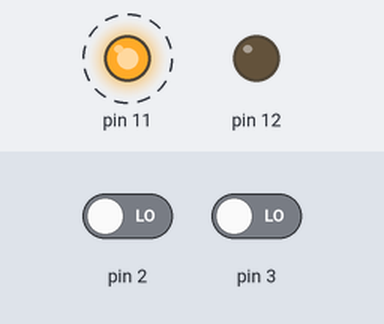
A sketch run on a simulated Arduino Uno, built with avr-gcc and run on an emulated ATmega328P. On the bench: output pins drawn as LEDs (lit = HIGH). Dashed ring = blinking. The inputs (shaded band) are chosen by the test bench; at power-on: pin 2 LOW, pin 3 LOW. What the sketch prints to the serial monitor is not drawn.

Above: at 1.25 s.
1.3 s: pin 2 driven HIGH
Timing chart, 0 to 10.3 s (numbered marks = the images above; inputs shaded):
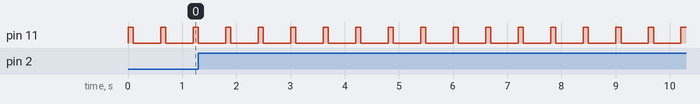

The sketch:

w6s2p2.ino
```cpp
#include <avr/io.h>
#include <avr/interrupt.h>

/*#ifndef F_CPU
#define F_CPU   16000000UL
#endif
*/
#include <util/delay.h>

// Masks for pins 12 and 11
#define PIN12MASK   0b00010000
#define PIN11MASK   0b00001000

// UDRIE mask. Use this to enable/disable
// the UDRE interrupt
#define UDRIEMASK   0b00100000

static volatile char flashWhich=1;
static volatile char buttonVal=1;

char dataRecv, dataSend;

/*
ISR(.. fill in the correct receive interrupt vector ..)
{
  // Write received data to dataRecv
}

ISR(.. fill in the correct UDRE interrupt vector ..)
{
  // Write dataSend to UDR0
  // Disable UDRE interrupt
}
*/

void sendData(const char data)
{
  // Copy data to be sent to dataSend
  dataSend = buttonVal+'0';


  // Enable UDRE interrupt below
  UCSR0B |= 1 << 5;


}

ISR(USART_UDRE_vect) {
  UDR0 = dataSend;
  UCSR0B &= ~(1 << 5);
}

ISR(USART_RX_vect) {
  dataRecv = UDR0;
}

char recvData()
{
  return dataRecv - '0';
}

void setupSerial()
{
  // Set up the 115200 8N1 when using
  // Serial Monitor to test

  // Change to 115200 7E1 when
  // communicating between Arduinos.
  UBRR0L = 103;
  UBRR0H = 0;
  UCSR0A = 0;
  //UCSR0C = 0b00000110;
  UCSR0C = 0b00100100;

}

void startSerial()
{
  // Start the serial port.
  // Enable RXC interrupt, but NOT UDRIE
  // Remember to enable the receiver
  // and transmitter
  UCSR0B = 0b10111000;
}

// Enable external interrupts 0 and 1
void setupEINT()
{
  // Configure INT0 and INT1 for rising edge triggered.
  // Remember to enable INT0 and INT1 interrupts.
  EICRA |= 0b1111;
  EIMSK |= 0b11;
}


// ISRs for external interrupts
ISR(INT0_vect)
{
  buttonVal=1;
  sendData(buttonVal);
}

ISR(INT1_vect)
{
  buttonVal=2;
  sendData(buttonVal);
}

// Red is on pin 12
void flashRed()
{
    PORTB |= PIN12MASK;
    delay(100);
    PORTB &= ~PIN12MASK;
    delay(500);
}

// Green is on pin 11
void flashGreen()
{
    PORTB |= PIN11MASK;
    delay(100);
    PORTB &= ~PIN11MASK;
    delay(500);
}

void setup() {
  // put your setup code here, to run once:
  cli();
  DDRB |= (PIN11MASK | PIN12MASK);
  setupEINT();
  setupSerial();
  startSerial();
  sei();
}

void loop() {
  // put your main code here, to run repeatedly:

  flashWhich = recvData();

  if(flashWhich == 1)
    flashRed();
  else
    flashGreen();
}
```

Measured:
- by itself, pin 11: alternates HIGH for 0.10 s and LOW for 0.50 s
